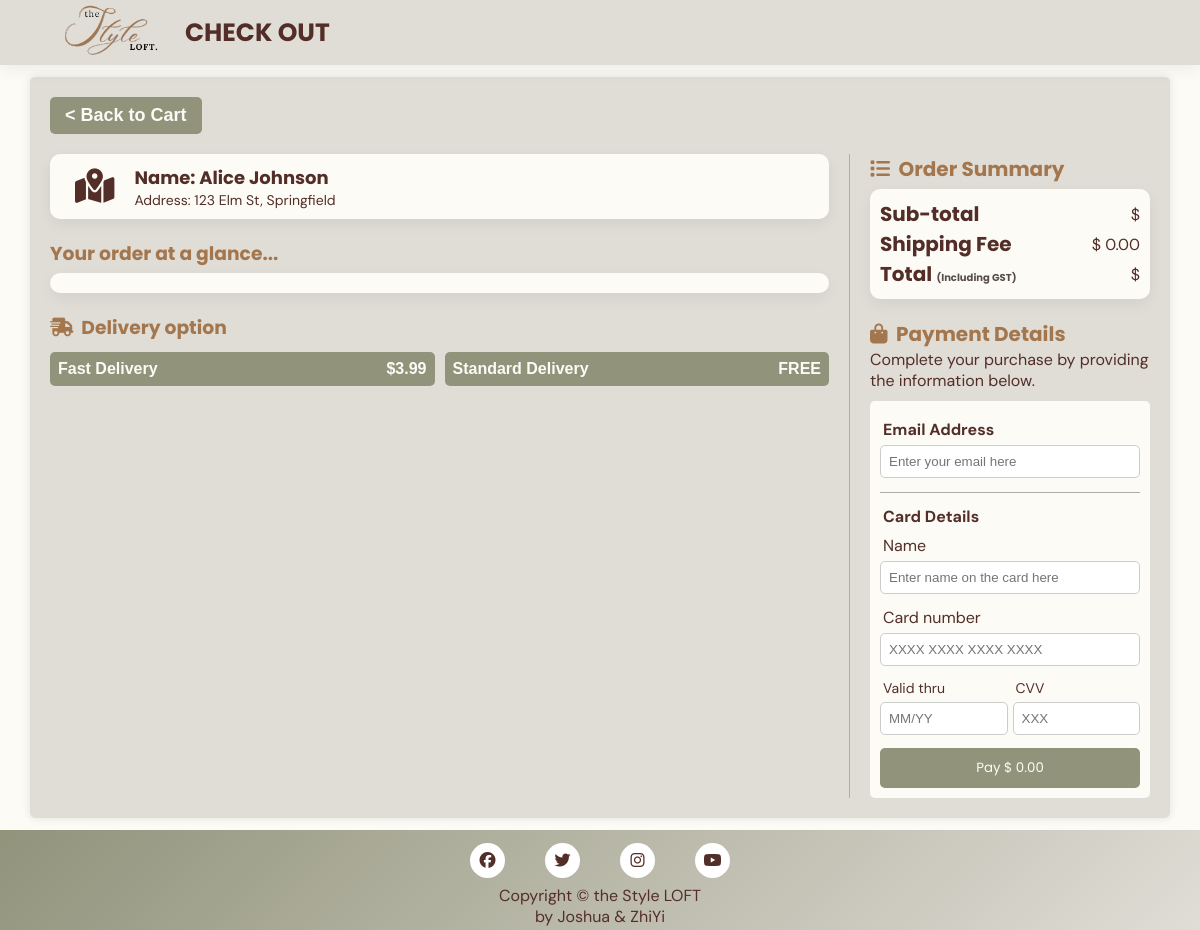
Page /src/checkOut.php (signed in) on the committed database.
### tables this page shows
CREATE TABLE users (
    customerId INT PRIMARY KEY AUTO_INCREMENT,
    firstName VARCHAR(50) NOT NULL,
    lastName VARCHAR(50) NOT NULL,
    email VARCHAR(100) NOT NULL UNIQUE,
    passwordHash VARCHAR(200) NOT NULL,
    phoneNo VARCHAR(20),
    customerAddress TEXT,
    registeredAt TIMESTAMP DEFAULT CURRENT_TIMESTAMP
);

### src/checkOut.php (the view, shortened to what this page needs)
<!DOCTYPE html>
<html lang="en">
<head>
<link rel="stylesheet" href="../static/css/general.css">
<link rel="stylesheet" href="../static/css/checkOut.css">
</head>
<body>
    <header>
        <a href="#"><img src="../static/asset/image/logo.png" class="logo" alt="logo"></a>
        <h2>CHECK OUT</h2>
    </header>
    <div id="wrapper">
        <div>
            <button type="button" id="backToCart"
                    onclick="window.location.href='cart.php'">&lt; Back to Cart</button>
        </div>
        <div class="checkOut">
            <form id="newOrder" method="POST" action="./payment.php">
                <div id="leftColumn">
                    <div class="shippingAddress">
                        <i class="fa-solid fa-map-location-dot"></i>
                        <?php
                            $db = new mysqli('localhost', 'root', '', 'myStyleLoft');
                            $customerId = $_SESSION['customerId'];
                            $query = "SELECT firstName, lastName, customerAddress FROM users WHERE customerId = ?";
                            $stmt = $db->prepare($query);
                            $stmt->bind_param("i", $customerId);
                            $stmt->execute();
                            $stmt->bind_result($firstName, $lastName, $customerAddress);
                            if ($stmt->fetch()) {
                                echo "<div>";
                                echo "<h2>Name: $firstName $lastName</h2>";
                                echo "<p>Address: $customerAddress</p>";
                                echo "</div>";
                            } else {
                                echo "<p>No user found. Please log in.</p>";
                            }
                            ?>
                    </div>
                    <h3>Your order at a glance...</h3>
                    <div class="checkOutProduct">
                    </div>
                    <div>
                        <h3><i class="fa-solid fa-truck-fast"></i>&nbsp Delivery option</h3>
                        <div class="deliveryOption">
                            <button type="button" value="fastDe" class="deliveryButton" onclick="setShippingFee(3.99)">
                                <span style="float: left;">Fast Delivery</span>
                                <span style="float: right;">$3.99</span>
                            </button>
                            <button type="button" value="standardDe" class="deliveryButton" onclick="setShippingFee(0.00)">
                                <span style="float: left;">Standard Delivery</span>
                                <span style="float: right;">FREE</span>
                            </button>
                        </div>
                    </div>
                </div>
                <div id="rightColumn">
                    <h3><i class="fa-solid fa-list"></i>&nbsp Order Summary</h3>
                    <div class="orderSummary">
                        <div id="bill">
                            <div id="subtotal">
                                <h3>Sub-total</h3>
                                <p id="subtotalPrice">$</p>
                            </div>
                            <div id="shipping">
                                <h3>Shipping Fee</h3>
                                <p id="shippingFee">$ 0.00</p>
                            </div>
                            <div id="total">
                                <h3>Total <small>(Including GST)</small></h3>
                                <p id="totalPrice">$</p>
                            </div>
                        </div>
                    </div>
                    <h3><i class="fa-solid fa-bag-shopping"></i>&nbsp Payment Details</h3>
                    <p>Complete your purchase by providing the information below.</p>
                    <div class="payment">
                        <div id="paymentDetails">
                            <div class="email">
                                <label for="email" style="font-weight:bold;">Email Address</label>
                                <input type="text" id="email" placeholder="Enter your email here" required>
                            </div>
                            <label style="font-weight:bold; padding-top:5px;">Card Details</label>
                            <div>
                                <div class="name">
                                <label for="name">Name</label>
                                <input type="text" id="name" placeholder="Enter name on the card here" required>
                                </div>
                                <div class="cardNo">
                                <label for="cardNo">Card number</label>
                                <input type="text" id="cardNo" placeholder="XXXX XXXX XXXX XXXX" required>
                                </div>
                                <div class="expiry-cvv">
                                    <div class="expiry">
                                        <label for="expiry">Valid thru</label>
                                        <input type="text" id="expiry" placeholder="MM/YY" required>
                                    </div>
                                    <div class="cvv">
                                        <label for="cvv">CVV</label>
                                        <input type="text" id="cvv" placeholder="XXX" required>
                                    </div>
                                </div>
                            </div>
                            <?php echo '<input type="submit" id="paymentSubmit" name="totalPrice" value="Pay $ 0.00">'; ?>
                        </div>
                    </div>
                </div>
            </form>
        </div>
    </div>
    <footer>
        <div class="socialMedia">
            <div class="icon facebook">
                <span><i><i class="fa-brands fa-facebook"></i></i></span>
            </div>
            <div class="icon X">
                <span><i><i class="fa-brands fa-twitter"></i></i></span>
            </div>
            <div class="icon instagram">
                <span><i><i class="fa-brands fa-instagram"></i></i></span>
            </div>
            <div class="icon youtube">
                <span><i><i class="fa-brands fa-youtube"></i></i></span>
            </div>
        </div>
        <div>
            Copyright &copy; the Style LOFT
            <br>by Joshua & ZhiYi<br>
        </div>
    </footer>
</body>
</html>

### static/css/general.css (style rules this page uses)
* { margin: 0; padding: 0; box-sizing: border-box; }
body { font-family: 'DM Sans', sans-serif; color: #532e28; background-color: #fcfbf6; margin: 0; padding: 0; }
h2, h3 { font-family: 'Poppins', sans-serif; color: #a3764d; }
header { display: flex; align-items: center; justify-content: space-between; padding: 0px 50px; background-color: #E0DDD6; box-shadow: 0 5px 15px rgba(0, 0,0 , 0.06); z-index: 999; position: sticky; top: 0; left: 0; }
header img { height: 60px; padding: 0; margin: 0; }
#wrapper { display: flex; flex-direction: column; min-height: 60vh; width: 95%; max-width: 1200px; min-width:600px; background-color: #e0ddd6; margin: 1% auto; padding: 20px; border-radius: 5px; box-shadow: 0px 0px 10px rgba(0, 0, 0, 0.1); }
#wrapper h2 { color: #532e28; }
footer { flex: none; background: linear-gradient(315deg, #E0DDD6, #91937B); height: 100px; width: 100%; left: 0px; bottom: 0px; text-align: center; padding: 5px; clear: right; position: sticky; top: 50px; }
footer .socialMedia { display: flex; bottom: 0; height: 50px; width: 100%; justify-content: center; align-items: center; }
footer .icon { margin: 0 20px; display: flex; align-items: center; justify-content: center; cursor: pointer; flex-direction: column; position: relative; z-index: 2; text-decoration: none; transition: 0.4s cubic-bezier(0.68, -0.55, 0.265, 1.55); }
footer .icon span { display: block; position: relative; height: 35px; width: 35px; display: block; background: #fff; border-radius: 50%; z-index: 2; text-align: center; box-shadow: 0 10px 10px rgba(0, 0, 0, 0.1s); }
footer .icon span i { font-size: 16px; line-height: 35px; }

### rows in the picture
users: firstName "Alice", lastName "Johnson", customerAddress "123 Elm St, Springfield"
